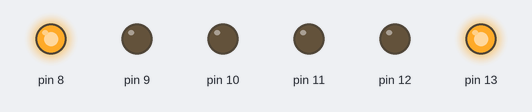
Bench run of a sketch on a simulated Arduino Uno, built with avr-gcc and run on an emulated ATmega328P. On the bench: output pins drawn as LEDs (lit = HIGH).

Above: at 0.1 s.
At 1.1 s:
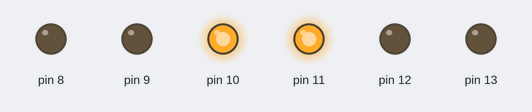
At 2.7 s:
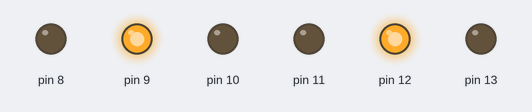
Timing chart, 0 to 3.0 s (numbered marks = the images above):
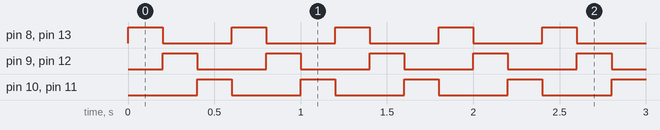

Measured:
- by itself, pin 8–13: alternates HIGH for 0.20 s and LOW for 0.40 s
- by itself, everything shown: repeats every 0.60 s, in 3 steps

The sketch:

pro15__6_led_with_diffrent_delay.ino
```cpp
int del1 = 200;
int del2 = 200;
int del3 = 200;

void setup () {
  for (int i = 8; i < 14; i++) {
    pinMode (i, OUTPUT);
  }
}
void loop() {
  digitalWrite (8, HIGH);
  digitalWrite (13, HIGH);
  delay (del1);
  digitalWrite (8, LOW);
  digitalWrite (13, LOW);
  digitalWrite (9, HIGH);
  digitalWrite (12, HIGH);
  delay (del2);
  digitalWrite (9, LOW);
  digitalWrite (12, LOW);
  digitalWrite (10, HIGH);
  digitalWrite (11, HIGH);
  delay (del3);
  digitalWrite (10, LOW);
  digitalWrite (11, LOW);

}
```
